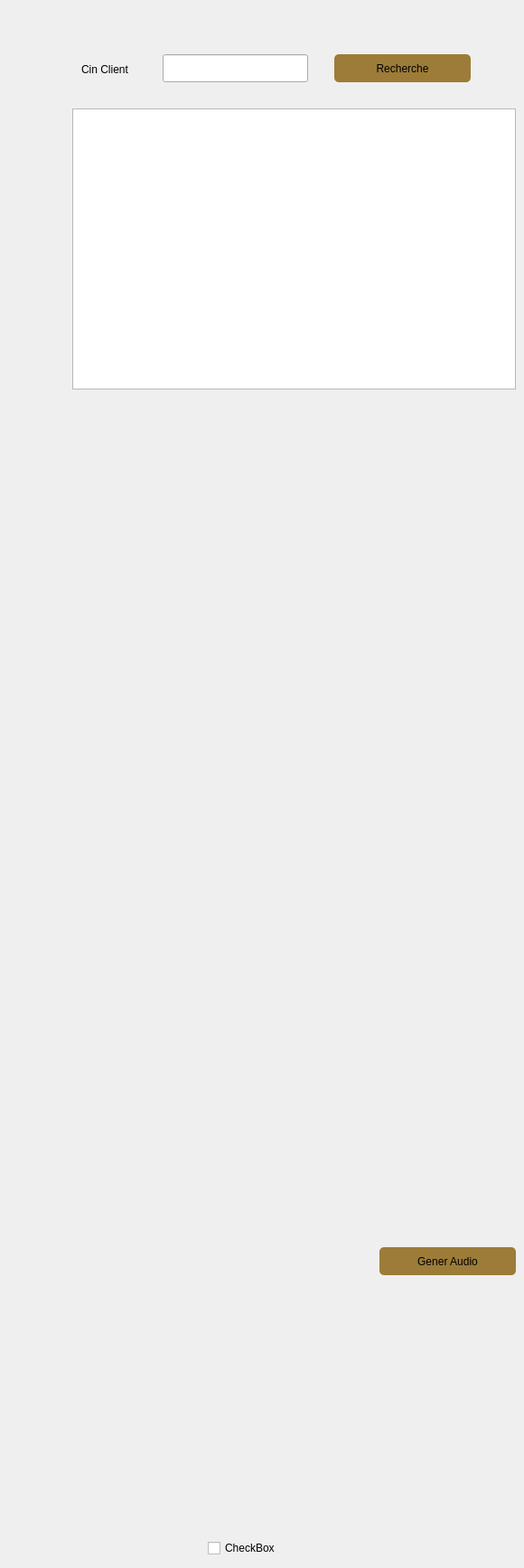
       <widget class="QWidget" name="tab_23">
        <attribute name="title">
         <string>Historique</string>
        </attribute>
        <widget class="QLineEdit" name="lineEdit_IDCLIENT">
         <property name="geometry">
          <rect>
           <x>180</x>
           <y>60</y>
           <width>161</width>
           <height>31</height>
          </rect>
         </property>
        </widget>
        <widget class="QTextBrowser" name="textBrowser">
         <property name="geometry">
          <rect>
           <x>80</x>
           <y>120</y>
           <width>491</width>
           <height>311</height>
          </rect>
         </property>
        </widget>
        <widget class="QLabel" name="label_11">
         <property name="geometry">
          <rect>
           <x>90</x>
           <y>70</y>
           <width>72</width>
           <height>14</height>
          </rect>
         </property>
         <property name="text">
          <string>Cin Client</string>
         </property>
        </widget>
        <widget class="QPushButton" name="pushButton_vocal">
         <property name="geometry">
          <rect>
           <x>420</x>
           <y>1380</y>
           <width>151</width>
           <height>31</height>
          </rect>
         </property>
         <property name="styleSheet">
          <string notr="true">background-color: rgb(156, 124, 56);
border-radius:5px;</string>
         </property>
         <property name="text">
          <string>Gener Audio</string>
         </property>
        </widget>
        <widget class="QPushButton" name="pushButton_readArduino">
         <property name="geometry">
          <rect>
           <x>370</x>
           <y>60</y>
           <width>151</width>
           <height>31</height>
          </rect>
         </property>
         <property name="styleSheet">
          <string notr="true">background-color: rgb(156, 124, 56);
border-radius:5px;</string>
         </property>
         <property name="text">
          <string>Recherche</string>
         </property>
        </widget>
        <widget class="QCheckBox" name="checkBox_5">
         <property name="geometry">
          <rect>
           <x>230</x>
           <y>1700</y>
           <width>93</width>
           <height>26</height>
          </rect>
         </property>
         <property name="text">
          <string>CheckBox</string>
         </property>
        </widget>
       </widget>
